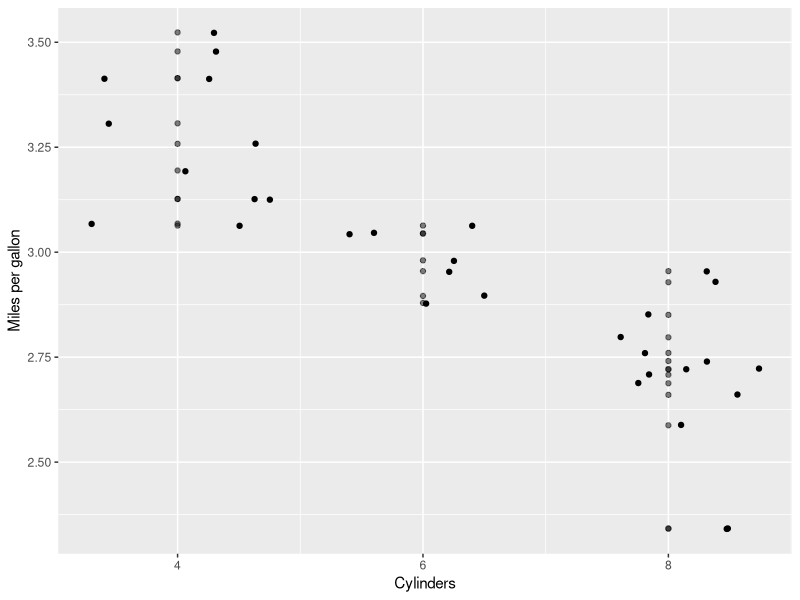
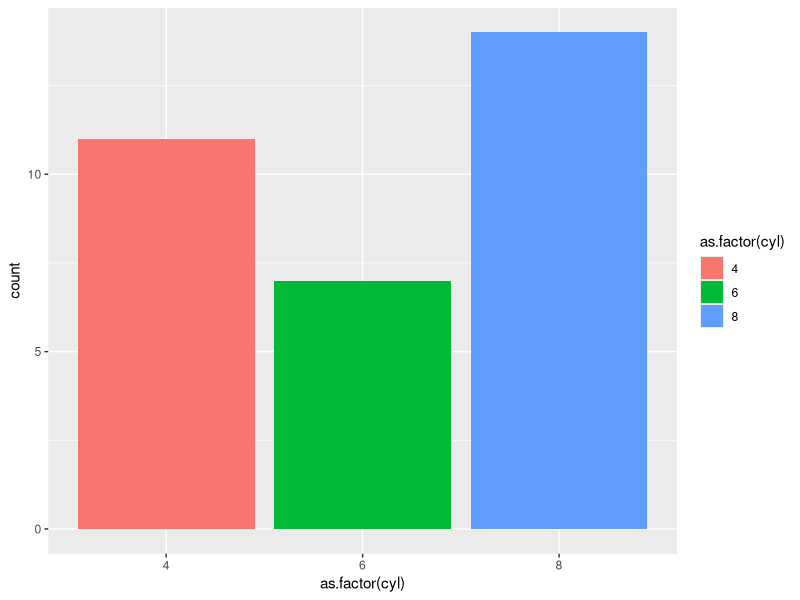
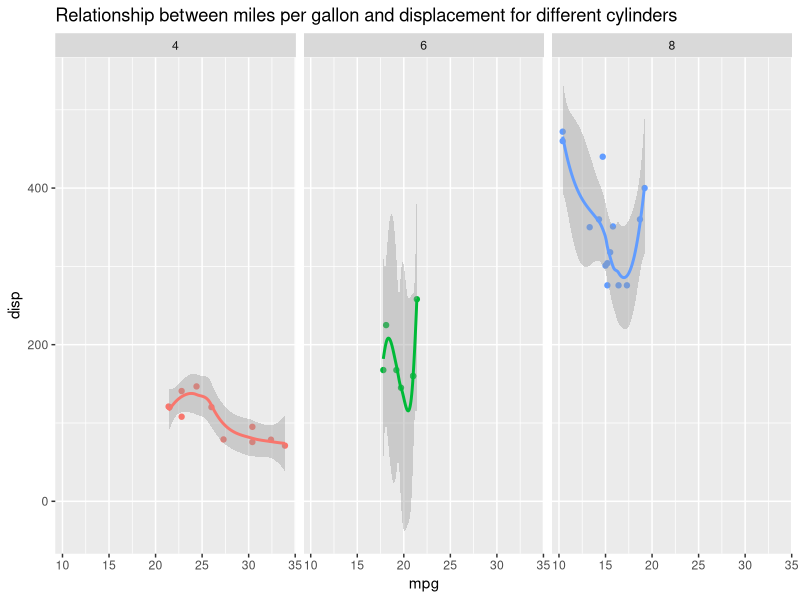
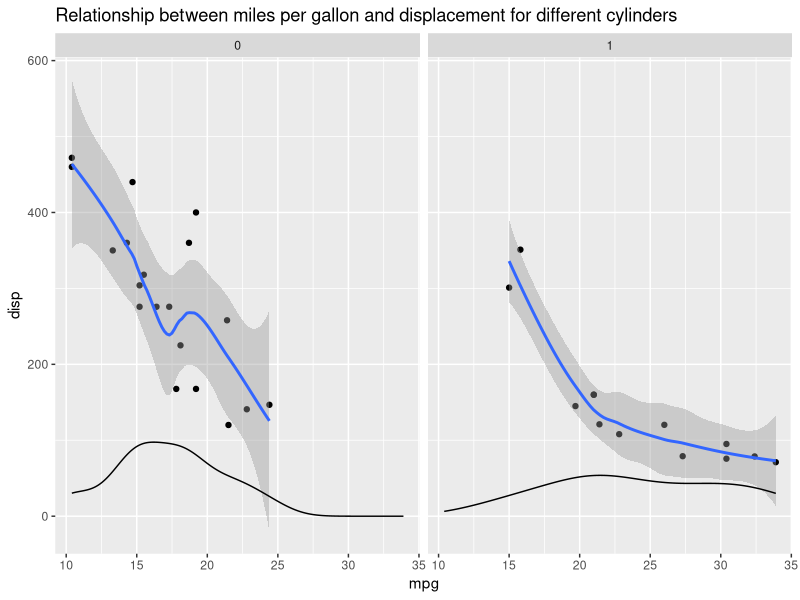

These charts were generated, in order, by the following R code:
###############
# Author: Jorge Cimentada
# Time: Tue Feb 28 18:23:03 2017
# Project: Third tidyverse seminar
###############

# 1st.
# Open ggplot2 with the library function.
library(ggplot2)

# Make this plot work.
ggplot(mtcars, aes(cyl, log(mpg))) +
  geom_point(alpha = 0.5) +
  geom_jitter() +
  scale_x_continuous(name = "Cylinders",
                     breaks = c(4, 6, 8)) +
  scale_y_continuous("Miles per gallon")

# Make a barplot with the `cyl` variable from mtcars and make the fill of each barplot unique
# for each `cyl`. There's a catch: the `cyl` variable doesn't have the right class ;)

ggplot(mtcars, aes(x = as.factor(cyl), fill = as.factor(cyl))) +
  geom_bar()

# 3rd.
# Reproduce to this graph to the smallest detail:

ggplot(mtcars, aes(mpg, disp, colour = as.factor(cyl))) +
  geom_point() +
  geom_smooth() +
  facet_wrap(~ cyl) +
  ggtitle("Relationship between miles per gallon and displacement for different cylinders") +
  scale_colour_discrete(guide = F)

# 4th
# Let's create a layered plot.

# Pipe mtcars to ggplot and specify `mpg` and `disp` as the x and y aesthetics.
# Add a geom_point() to create a scatterplot with the relationship.
# Add a geom_smooth() to get the wiggly prediction line.


# At this point you have a nice scatterplot. We want to overlay a density plot with the
# distribution of mpg over this plot. We can do that by overlaying a geom_density plot.
# Add geom_density and inside define the aes() call with mpg as the x variable and
# the ggplot created variable ..density.. as the y variable. Before finishing,
# incluse inhertir.aes = F outside aes but inside geom_density to let ggplot know not to use
# the global variables.

# Note that there is a density plot but we can't really see the height because the y variable of
# density is not scaled to be in hundreds like the 'disp' variable. Simply multiply ..density.. by
# 1000 and you should have it scaled

# Finally, add a facet_wrap call with ~ am inside to calculate this exact same thing for different
# different `am` subsets.

# Finish by adding a title with ggtitle()

# Voila

ggplot(mtcars, aes(mpg, disp)) +
  geom_point() +
  geom_smooth() +
  geom_density(aes(x = mpg, y = ..density.. * 1000), inherit.aes = F) +
  facet_wrap(~ am) +
  ggtitle("Relationship between miles per gallon and displacement for different cylinders")
